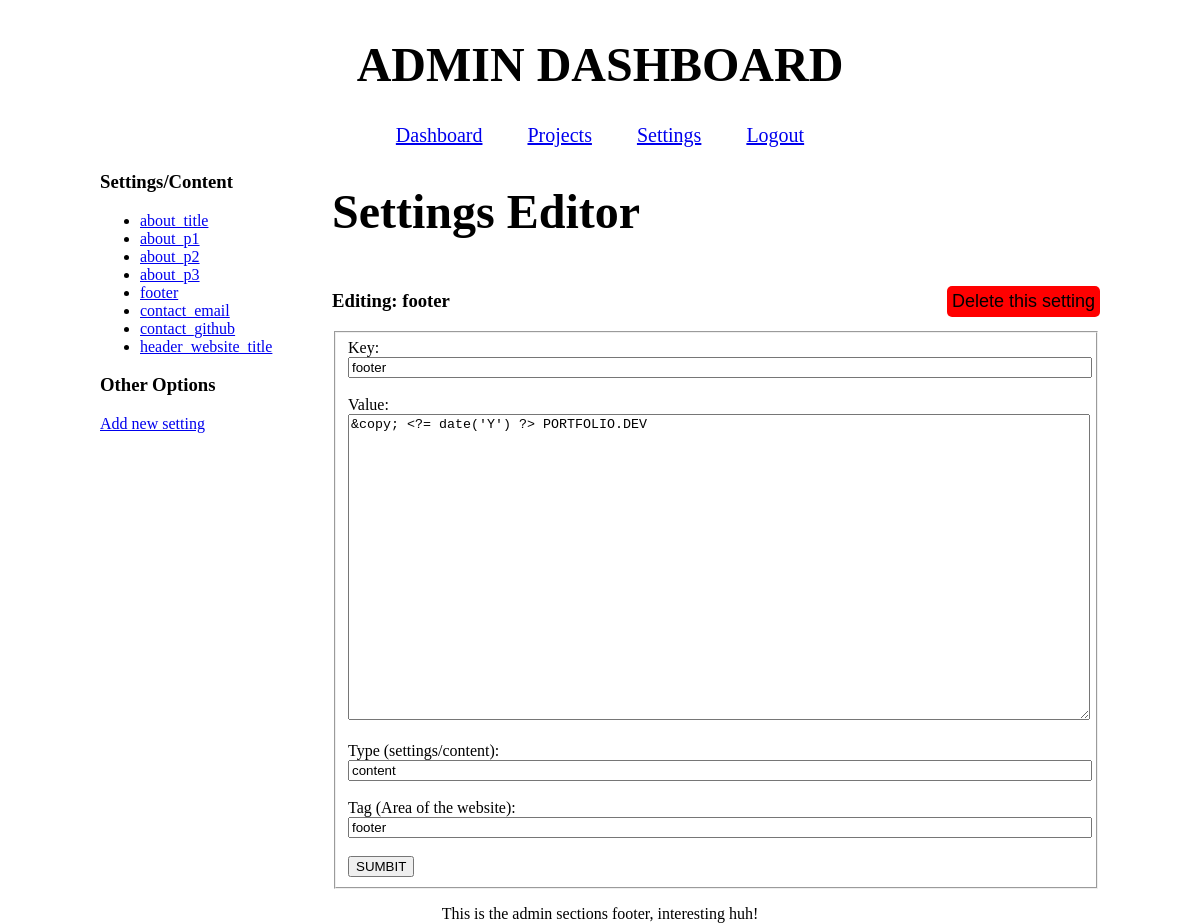
The app's page /site/admin/settings.php?id=5 (signed in), older data.
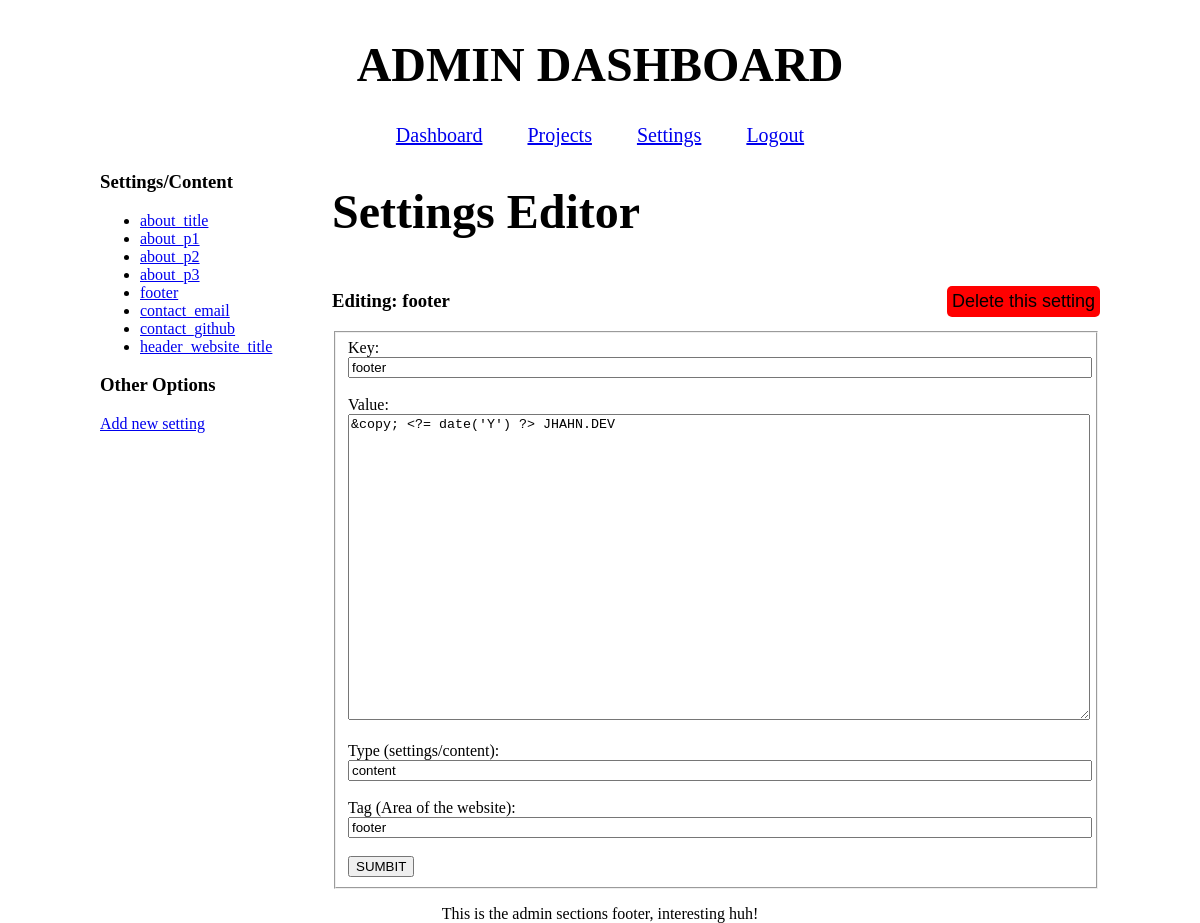
The same page, newer data.
### tables this page shows
CREATE TABLE settings (
    id INTEGER PRIMARY KEY AUTOINCREMENT,
    key TEXT UNIQUE NOT NULL,
    value TEXT NOT NULL,
    type TEXT DEFAULT 'setting',
    tag TEXT DEFAULT 'general'
);

### site/admin/settings.php (the view, shortened to what this page needs)
<?php
require_once "init.php";
$selected_setting = null;
$isNew = false;
if (isset($_GET["id"])) {
    $id = $_GET["id"];
    $statement = $database->prepare("SELECT * FROM settings WHERE id = :id");
    $statement->execute([":id" => $id]);
    $selected_setting = $statement->fetch();
}
$settings = $database->query("SELECT id, key FROM settings ORDER BY id ASC");
?>
<?php include "header.php" ?>
<main>
  <div class="side-panel">
    <h3>Settings/Content</h3>
      <ul>
        <?php while($s = $settings->fetch()): ?>
          <li>
            <a href="?id=<?=$s["id"]?>">
              <?=htmlspecialchars($s["key"])?>
            </a>
          </li>
        <?php endwhile ?>
      </ul>
    <h3>Other Options</h3>
    <a href="?action=new">Add new setting</a>
  </div>
  <div class="center-panel">
    <h1>Settings Editor</h1>
    <?php if ($selected_setting || $isNew): ?>
      <div class="form-heading">
        <?php if (!$isNew): ?>
          <h3>Editing: <?= htmlspecialchars($selected_setting["key"])?></h3>
          <form method="POST">
            <button class="delete-btn" type="submit" onclick="return confirm
              ('Are you sure you want to delete this project');">
              Delete this setting
            </button>
          </form>
        <?php else: ?>
          <h3>Adding a New setting</h3>
        <?php endif ?>
      </div>
      <form method="POST">
        <fieldset>
          <label>Key:</label>
          <br>
          <input name="key" value="<?=htmlspecialchars($selected_setting["key"])?>">
          <br><br>
          <label>Value:</label>
          <br>
          <textarea name="value" rows="20"><?=htmlspecialchars($selected_setting["value"])?></textarea>
          <br><br>
          <label>Type (settings/content):</label>
          <br>
          <input name="type" value="<?=htmlspecialchars($selected_setting["type"])?>">
          <br><br>
          <label>Tag (Area of the website):</label>
          <br>
          <input name="tag" value="<?=htmlspecialchars($selected_setting["tag"])?>">
          <br><br>
          <button type="submit">SUMBIT</button>
        </fieldset>
      </form>
    <?php else: ?>
      <p>Select a setting from the left to edit.</p>
    <?php endif; ?>
  </div>
</main>
<?php include "footer.php" ?>

### site/admin/header.php (shortened to what this page needs)
<!DOCTYPE html>
<html>
  <head>
    <link rel="stylesheet" type="text/css" href="/css/admin.css">
  </head>
  <body>
    <header>
      <h1>ADMIN DASHBOARD</h1>
        <nav>
          <a href="index.php">Dashboard</a>
          <a href="projects.php?action=new">Projects</a>
          <a href="settings.php?action=new">Settings</a>
          <a href="logout.php">Logout</a>
        </nav>
    </header>

### site/admin/footer.php (shortened to what this page needs)
        <footer>
            <p>This is the admin sections footer, interesting huh!<p/>
        </footer>
    </body>
</html>

### site/css/admin.css (style rules this page uses)
h1 { font-size: 3rem; font-weight: bold; }
body { font-size: 16px; height: 100vh; max-width: 1000px; width: 100%; margin: auto; }
header { display: flex; flex-direction: column; align-items: center; justify-items: center; padding: 5px; }
nav { font-size: 1.25rem; text-align: right; }
nav a { padding-left: 20px; padding-right: 20px; }
main { text-align: center; display: flex; gap: 2rem; text-align: left; max-width: 1000px; margin: auto; }
.side-panel { min-width: 200px; max-width: 200px; overflow-wrap: break-word; }
.center-panel { flex: 1; }
.form-heading { display: flex; justify-content: space-between; align-items: center; }
.delete-btn { background-color: red; font-size: 18px; border: 0; padding: 5px; border-radius: 5px; }
input, textarea { width: 100%; }
footer { margin-top: auto; text-align: center; }

Row changes from the older to the newer data that the page shows:
changed settings "footer": value "&copy; <?= date('Y') ?> PORTFOLIO.DEV" → "&copy; <?= date('Y') ?> JHAHN.DEV"
